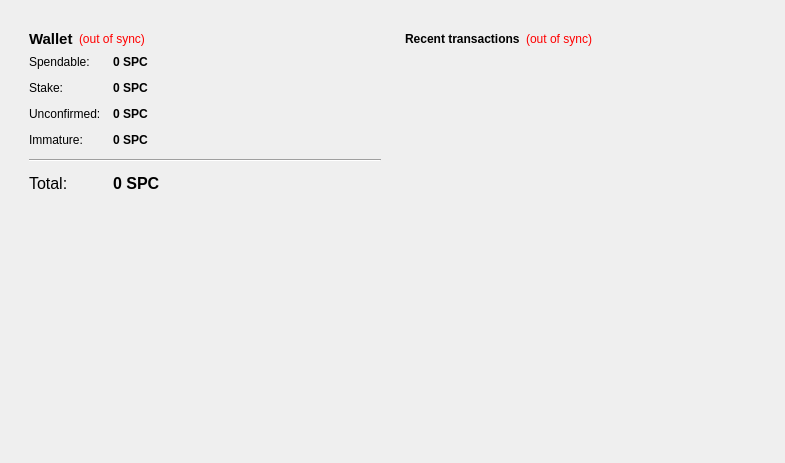
<?xml version="1.0" encoding="UTF-8"?>
<ui version="4.0">
 <class>OverviewPage</class>
 <widget class="QWidget" name="OverviewPage">
  <property name="geometry">
   <rect>
    <x>0</x>
    <y>0</y>
    <width>785</width>
    <height>463</height>
   </rect>
  </property>
  <property name="windowTitle">
   <string>Form</string>
  </property>
  <layout class="QHBoxLayout" name="horizontalLayout" stretch="0">
   <item>
    <widget class="QFrame" name="frameMain">
     <property name="frameShape">
      <enum>QFrame::NoFrame</enum>
     </property>
     <layout class="QHBoxLayout" name="horizontalLayout_3">
      <item>
       <layout class="QVBoxLayout" name="verticalLayout_2">
        <item>
         <widget class="QFrame" name="frame">
          <property name="font">
           <font>
            <kerning>true</kerning>
           </font>
          </property>
          <property name="frameShape">
           <enum>QFrame::NoFrame</enum>
          </property>
          <property name="frameShadow">
           <enum>QFrame::Plain</enum>
          </property>
          <property name="lineWidth">
           <number>0</number>
          </property>
          <layout class="QVBoxLayout" name="verticalLayout_4">
           <item>
            <layout class="QHBoxLayout" name="horizontalLayout_4">
             <item>
              <widget class="QLabel" name="label_5">
               <property name="font">
                <font>
                 <pointsize>11</pointsize>
                 <weight>75</weight>
                 <bold>true</bold>
                </font>
               </property>
               <property name="text">
                <string>Wallet</string>
               </property>
              </widget>
             </item>
             <item>
              <widget class="QLabel" name="labelWalletStatus">
               <property name="toolTip">
                <string>The displayed information may be out of date. Your wallet automatically synchronizes with the spincoin network after a connection is established, but this process has not completed yet.</string>
               </property>
               <property name="styleSheet">
                <string notr="true">QLabel { color: red; }</string>
               </property>
               <property name="text">
                <string notr="true">(out of sync)</string>
               </property>
               <property name="alignment">
                <set>Qt::AlignLeading|Qt::AlignLeft|Qt::AlignVCenter</set>
               </property>
              </widget>
             </item>
             <item>
              <spacer name="horizontalSpacer_2">
               <property name="orientation">
                <enum>Qt::Horizontal</enum>
               </property>
               <property name="sizeHint" stdset="0">
                <size>
                 <width>40</width>
                 <height>20</height>
                </size>
               </property>
              </spacer>
             </item>
            </layout>
           </item>
           <item>
            <layout class="QFormLayout" name="formLayout_2">
             <property name="fieldGrowthPolicy">
              <enum>QFormLayout::AllNonFixedFieldsGrow</enum>
             </property>
             <property name="horizontalSpacing">
              <number>12</number>
             </property>
             <property name="verticalSpacing">
              <number>12</number>
             </property>
             <item row="0" column="0">
              <widget class="QLabel" name="label">
               <property name="text">
                <string>Spendable:</string>
               </property>
              </widget>
             </item>
             <item row="0" column="1">
              <widget class="QLabel" name="labelBalance">
               <property name="font">
                <font>
                 <weight>75</weight>
                 <bold>true</bold>
                </font>
               </property>
               <property name="cursor">
                <cursorShape>IBeamCursor</cursorShape>
               </property>
               <property name="toolTip">
                <string>Your current spendable balance</string>
               </property>
               <property name="text">
                <string notr="true">0 SPC</string>
               </property>
               <property name="textInteractionFlags">
                <set>Qt::LinksAccessibleByMouse|Qt::TextSelectableByKeyboard|Qt::TextSelectableByMouse</set>
               </property>
              </widget>
             </item>
             <item row="1" column="0">
              <widget class="QLabel" name="label_6">
               <property name="text">
                <string>Stake:</string>
               </property>
              </widget>
             </item>
             <item row="1" column="1">
              <widget class="QLabel" name="labelStake">
               <property name="font">
                <font>
                 <weight>75</weight>
                 <bold>true</bold>
                </font>
               </property>
               <property name="cursor">
                <cursorShape>IBeamCursor</cursorShape>
               </property>
               <property name="toolTip">
                <string>Total of coins that was staked, and do not yet count toward the current balance</string>
               </property>
               <property name="text">
                <string notr="true">0 SPC</string>
               </property>
               <property name="textInteractionFlags">
                <set>Qt::LinksAccessibleByMouse|Qt::TextSelectableByKeyboard|Qt::TextSelectableByMouse</set>
               </property>
              </widget>
             </item>
             <item row="2" column="0">
              <widget class="QLabel" name="label_3">
               <property name="text">
                <string>Unconfirmed:</string>
               </property>
              </widget>
             </item>
             <item row="2" column="1">
              <widget class="QLabel" name="labelUnconfirmed">
               <property name="font">
                <font>
                 <weight>75</weight>
                 <bold>true</bold>
                </font>
               </property>
               <property name="cursor">
                <cursorShape>IBeamCursor</cursorShape>
               </property>
               <property name="toolTip">
                <string>Total of transactions that have yet to be confirmed, and do not yet count toward the current balance</string>
               </property>
               <property name="text">
                <string notr="true">0 SPC</string>
               </property>
               <property name="textInteractionFlags">
                <set>Qt::LinksAccessibleByMouse|Qt::TextSelectableByKeyboard|Qt::TextSelectableByMouse</set>
               </property>
              </widget>
             </item>
             <item row="3" column="0">
              <widget class="QLabel" name="labelImmatureText">
               <property name="text">
                <string>Immature:</string>
               </property>
              </widget>
             </item>
             <item row="3" column="1">
              <widget class="QLabel" name="labelImmature">
               <property name="font">
                <font>
                 <weight>75</weight>
                 <bold>true</bold>
                </font>
               </property>
               <property name="toolTip">
                <string>Mined balance that has not yet matured</string>
               </property>
               <property name="text">
                <string notr="true">0 SPC</string>
               </property>
               <property name="textInteractionFlags">
                <set>Qt::LinksAccessibleByMouse|Qt::TextSelectableByKeyboard|Qt::TextSelectableByMouse</set>
               </property>
              </widget>
             </item>
             <item row="4" column="0" colspan="2">
              <widget class="Line" name="line">
               <property name="orientation">
                <enum>Qt::Horizontal</enum>
               </property>
              </widget>
             </item>
             <item row="5" column="0">
              <widget class="QLabel" name="labelTotalText">
               <property name="font">
                <font>
                 <pointsize>12</pointsize>
                </font>
               </property>
               <property name="text">
                <string>Total:</string>
               </property>
              </widget>
             </item>
             <item row="5" column="1">
              <widget class="QLabel" name="labelTotal">
               <property name="font">
                <font>
                 <pointsize>12</pointsize>
                 <weight>75</weight>
                 <bold>true</bold>
                </font>
               </property>
               <property name="cursor">
                <cursorShape>IBeamCursor</cursorShape>
               </property>
               <property name="toolTip">
                <string>Your current total balance</string>
               </property>
               <property name="text">
                <string notr="true">0 SPC</string>
               </property>
               <property name="textInteractionFlags">
                <set>Qt::LinksAccessibleByMouse|Qt::TextSelectableByKeyboard|Qt::TextSelectableByMouse</set>
               </property>
              </widget>
             </item>
            </layout>
           </item>
          </layout>
         </widget>
        </item>
        <item>
         <spacer name="verticalSpacer">
          <property name="orientation">
           <enum>Qt::Vertical</enum>
          </property>
          <property name="sizeHint" stdset="0">
           <size>
            <width>20</width>
            <height>40</height>
           </size>
          </property>
         </spacer>
        </item>
        <item>
         <widget class="QLabel" name="label_2">
          <property name="text">
           <string/>
          </property>
          <property name="pixmap">
           <pixmap>:/images/wallet</pixmap>
          </property>
         </widget>
        </item>
       </layout>
      </item>
      <item>
       <layout class="QVBoxLayout" name="verticalLayout_3">
        <item>
         <widget class="QFrame" name="frame_2">
          <property name="frameShape">
           <enum>QFrame::NoFrame</enum>
          </property>
          <property name="frameShadow">
           <enum>QFrame::Plain</enum>
          </property>
          <property name="lineWidth">
           <number>0</number>
          </property>
          <layout class="QVBoxLayout" name="verticalLayout">
           <item>
            <layout class="QHBoxLayout" name="horizontalLayout_2">
             <item>
              <widget class="QLabel" name="label_4">
               <property name="text">
                <string>&lt;b&gt;Recent transactions&lt;/b&gt;</string>
               </property>
              </widget>
             </item>
             <item>
              <widget class="QLabel" name="labelTransactionsStatus">
               <property name="toolTip">
                <string>The displayed information may be out of date. Your wallet automatically synchronizes with the spincoin network after a connection is established, but this process has not completed yet.</string>
               </property>
               <property name="styleSheet">
                <string notr="true">QLabel { color: red; }</string>
               </property>
               <property name="text">
                <string notr="true">(out of sync)</string>
               </property>
               <property name="alignment">
                <set>Qt::AlignRight|Qt::AlignTrailing|Qt::AlignVCenter</set>
               </property>
              </widget>
             </item>
             <item>
              <spacer name="horizontalSpacer">
               <property name="orientation">
                <enum>Qt::Horizontal</enum>
               </property>
               <property name="sizeHint" stdset="0">
                <size>
                 <width>40</width>
                 <height>20</height>
                </size>
               </property>
              </spacer>
             </item>
            </layout>
           </item>
           <item>
            <widget class="QListView" name="listTransactions">
             <property name="styleSheet">
              <string notr="true">QListView { background: transparent; }</string>
             </property>
             <property name="frameShape">
              <enum>QFrame::NoFrame</enum>
             </property>
             <property name="verticalScrollBarPolicy">
              <enum>Qt::ScrollBarAlwaysOff</enum>
             </property>
             <property name="horizontalScrollBarPolicy">
              <enum>Qt::ScrollBarAlwaysOff</enum>
             </property>
             <property name="selectionMode">
              <enum>QAbstractItemView::NoSelection</enum>
             </property>
            </widget>
           </item>
          </layout>
         </widget>
        </item>
       </layout>
      </item>
     </layout>
    </widget>
   </item>
  </layout>
 </widget>
 <resources/>
 <connections/>
</ui>
